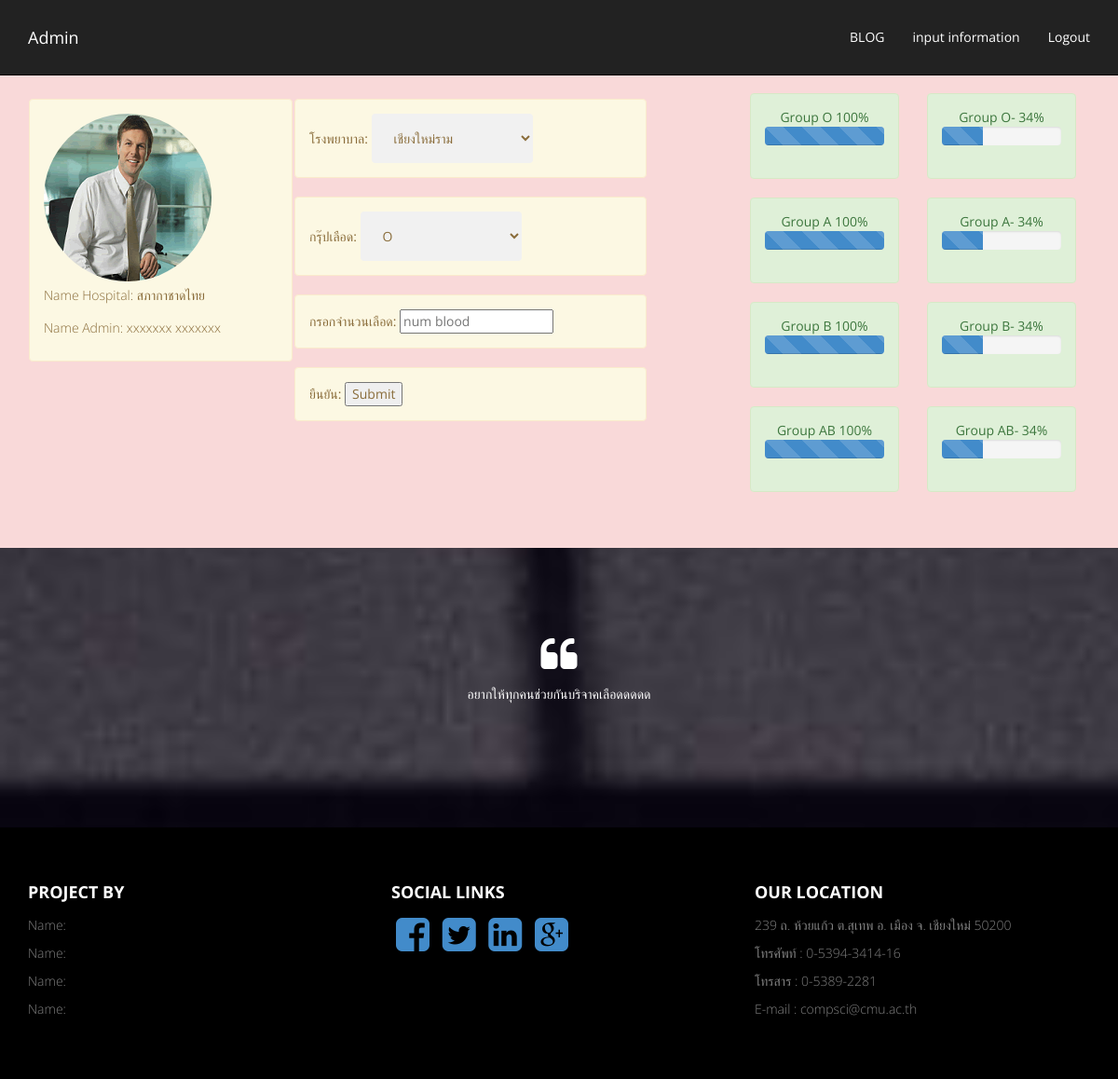
The app's page /HostAdmin.php (signed in) with its own data.
### tables this page shows
CREATE TABLE `user` (
  `username` varchar(15) NOT NULL,
  `password` varchar(10) NOT NULL,
  `h_name` varchar(20) DEFAULT NULL
);

CREATE TABLE `hospital` (
  `h_name` varchar(20) NOT NULL,
  `A_vol` float DEFAULT NULL,
  `B_vol` float DEFAULT NULL,
  `O_vol` float DEFAULT NULL,
  `AB_vol` float DEFAULT NULL,
  `A_neg_vol` float DEFAULT NULL,
  `B_neg_vol` float DEFAULT NULL,
  `O_neg_vol` float DEFAULT NULL,
  `AB_neg_vol` float DEFAULT NULL
);

### HostAdmin.php (the view, shortened to what this page needs)
<!DOCTYPE html>
<html xmlns="http://www.w3.org/1999/xhtml">
<head>
        <link href="assets/css/bootstrap.css" rel="stylesheet" />
        <link href="assets/css/font-awesome.min.css" rel="stylesheet" />
        <link href="assets/css/style.css" rel="stylesheet" />
      </head>
      <body >
        <?php
        $user = $_SESSION['U'];
        include 'connect.php';
        $sql = "select h_name from user where username = '$user' ";
        $result = $conn->query($sql);
        $row = $result->fetch_assoc();
        $hos = $row['h_name'];
        ?>
        <div class="navbar navbar-inverse navbar-fixed-top" >
          <div class="container">
            <div class="navbar-header">
              <a class="navbar-brand" href="HostAdmin.php">Admin</a>
            </div>
            <div class="navbar-collapse collapse">
              <ul class="nav navbar-nav navbar-right">
                <li><a href="blog.html">BLOG</a></li>
                <li><a href="InputInformation.php">input information</a></li>
                <li><a href="logout.php">Logout</a></li>
              </ul>
            </div>
          </div>
        </div>
        <section id="intro">
          <div class="container ">
            <div class="col text-center navbar col-md-3 col-sm-3 " >
             <div class="row text-left pad-row">
              <div class="alert alert-warning">
                <img class="img-circle" src="assets/img/team1.png" alt="" /><p>
                Name Hospital: <?php echo $hos; ?> <p>
                Name Admin: xxxxxxx  xxxxxxx<p>
              </div>
            </div>
          </div>
          <?php
            $sql = "select h_name,username from user where username <> '$user'";
            $result = $conn->query($sql);
          ?>
          <div class="col text-center navbar col-md-4 col-sm-4 " >
        <from method="post" action="sendblood.php" >
           <div class="row text-left pad-row">
            <div class="alert alert-warning">
              โรงพยาบาล:
                <select id="hospital" name="hospital">
                <?php
                    while ($row=$result->fetch_assoc()) {
                      $name = $row['h_name'];
                      echo '<option value=" '.$row['username'].' ">';
                      echo $name."</option>";
                    }
                ?>
                </select>
            </div>
            <div class="alert alert-warning">
              กรุ๊ปเลือด:
                <select id="hospital" name="blood">
                  <option  value="1">O</option>
                </select>
            </div>
            <div class="alert alert-warning">
              กรอกจำนวนเลือด:  <input type="text" id="num_blood" name="num_blood" placeholder="num blood">
            </div>
            <div class="alert alert-warning">
              ยืนยัน:  <input type="submit" value="Submit" >
            </div>
          </div>
        </div>
        <?php
          $sql2= "select * from hospital inner join user on hospital.h_name=user.h_name where username = '$user'";
          $result2 = $conn->query($sql2);
         $row = $result2->fetch_assoc();
          $a = $row['A_vol'];
          $b = $row['B_vol'];
          $o = $row['O_vol'];
          $ab = $row['AB_vol'];
          $an = $row['A_neg_vol'];
          $bn = $row['B_neg_vol'];
          $on = $row['O_neg_vol'];
          $abn = $row['AB_neg_vol'];
          $div =  max($a,$b,$o,$ab,$an,$bn,$on,$abn);
        ?>
        <div class="col text-center navbar-right col-md-2 col-sm-2 " >
         <p>
          <div class="col-md-12">
            <div class="row text-center pad-row">
              <div class="alert alert-success">
 <?php
                echo '<div class="skill-name">Group O- '.ceil($on/$div * 100)."%</div>";
?>
                <div class="progress progress-striped active progress-adjust">
                  <div class="progress-bar progress-bar-primary" role="progressbar" aria-valuenow="100"    aria-valuemin="0" aria-valuemax="100" style="width: <?php echo ceil($on/$div * 100); ?>%">
                 </div>
               </div>
             </div>
             <div class="alert alert-success">
<?php             echo '<div class="skill-name">Group A- '.ceil($an/$div * 100).'%</div>' ;  ?>
              <div class="progress progress-striped active progress-adjust">
                <div class="progress-bar progress-bar-primary" role="progressbar" aria-valuenow="100"    aria-valuemin="0" aria-valuemax="100" style="width: <?php echo ceil($an/$div * 100); ?>%">
                </div>
              </div>
            </div>
            <div class="alert alert-success">
<?php            echo  '<div class="skill-name">Group B- '.ceil($bn/$div * 100).'%</div>'; ?>
              <div class="progress progress-striped active progress-adjust">
                <div class="progress-bar progress-bar-primary" role="progressbar" aria-valuenow="100"    aria-valuemin="0"            aria-valuemax="100" style="width: <?php echo ceil($bn/$div * 100); ?>%">
                </div>
              </div>
            </div>
            <div class="alert alert-success">
<?php          echo   '<div class="skill-name">Group AB- '.ceil($abn/$div * 100).'%</div>' ; ?>
             <div class="progress progress-striped active progress-adjust">
              <div class="progress-bar progress-bar-primary" role="progressbar" aria-valuenow="100"    aria-valuemin="0"               aria-valuemax="100" style="width: <?php echo ceil($abn/$div * 100); ?>%">
              </div>
            </div>
          </div>
        </div>
      </div>
    </div>
    <div class="col text-center navbar-right col-md-2 col-sm-2" >
      <p>
       <div class="col-md-16">
         <div class="col text-center pad-row">
           <div class="alert alert-success">
<?php            echo '<div class="skill-name">Group O '.ceil($o/$div * 100).'%</div>'   ?>
             <div class="progress progress-striped active progress-adjust">
              <div class="progress-bar progress-bar-primary" role="progressbar" aria-valuenow="100" aria-valuemin="0" aria-valuemax="100" style="width: <?php echo ceil($o/$div * 100); ?>%">
              </div>
            </div>
          </div>
          <div class="alert alert-success">
<?php         echo  '<div class="skill-name">Group A '.ceil($a/$div * 100).'%</div>'; ?>
           <div class="progress progress-striped active progress-adjust">
            <div class="progress-bar progress-bar-primary" role="progressbar" aria-valuenow="100" aria-valuemin="0" aria-valuemax="100" style="width: <?php echo ceil($a/$div * 100); ?>%">
            </div>
          </div>
        </div>
        <div class="alert alert-success">
         <div class="skill-name">Group B <?php echo ceil($b/$div * 100); ?>%</div>
         <div class="progress progress-striped active progress-adjust">
          <div class="progress-bar progress-bar-primary" role="progressbar" aria-valuenow="100" aria-valuemin="0" aria-valuemax="100" style="width: <?php echo ceil($b/$div * 100); ?>%">
          </div>
        </div>
      </div>
      <div class="alert alert-success">
       <div class="skill-name">Group AB <?php echo ceil($ab/$div * 100); ?>%</div>
       <div class="progress progress-striped active progress-adjust">
        <div class="progress-bar progress-bar-primary" role="progressbar" aria-valuenow="100" aria-valuemin="0" aria-valuemax="100" style="width: <?php echo ceil($ab/$div * 100); ?>%">
        </div>
      </div>
    </div>
  </div>
</div>
</div>
</div>
</section>
<section  class="note-sec" >
 <div class="container">
   <div class="row text-center pad-row" >
    <div class="col-md-8 col-md-offset-2 col-sm-8 col-sm-offset-2 ">
      <i class="fa fa-quote-left fa-3x"></i>
      <p>
        อยากให้ทุกคนช่วยกันบริจาคเลือดดดดด
      </p>
    </div>
  </div>
</div>
</section>
<section id="footer-sec" >
  <div class="container">
   <div class="row  pad-bottom" >
    <div class="col-md-4">
      <h4> <strong>Project by</strong> </h4>
      <p>
        Name: <br>
        Name: <br>
        Name: <br>
        Name: <br>
      </p>
    </div>
    <div class="col-md-4">
      <h4> <strong>SOCIAL LINKS</strong> </h4>
      <p>
       <a href="#"><i class="fa fa-facebook-square fa-3x"  ></i></a>
       <a href="#"><i class="fa fa-twitter-square fa-3x"  ></i></a>
       <a href="#"><i class="fa fa-linkedin-square fa-3x"  ></i></a>
       <a href="#"><i class="fa fa-google-plus-square fa-3x"  ></i></a>
     </p>
   </div>
   <div class="col-md-4">
     <h4> <strong>OUR LOCATION</strong> </h4>
     <p>
       239 ถ. ห้วยแก้ว ต.สุเทพ อ. เมือง จ. เชียงใหม่ 50200 <br/>
       โทรศัพท์ : 0-5394-3414-16  <br/>
       โทรสาร : 0-5389-2281 <br/>
       E-mail : compsci@cmu.ac.th
     </p>
   </div>
 </div>
</div>
</section>
</body>
</html>

### assets/css/style.css (style rules this page uses)
.text-center { text-align:center; }
i.fa { padding:5px; }
section { padding-top:50px; }
p { font-weight:300; line-height:30px; }
.pad-row { padding-top:40px; padding-bottom:40px; }
.pad-bottom { padding-bottom:50px; }
.navbar-inverse .navbar-nav > li > a { color: #FFF; }
.navbar-inverse .navbar-brand { color: #FFF; }
.navbar { padding:15px; -webkit-transition: background .8s ease-out,padding .8s ease-out; -moz-transition: background .8s ease-out,padding .8s ease-out; transition: background .8s ease-out,padding .8s ease-out; }
.note-sec { padding-bottom:50px; background: url(../img/4.jpg) no-repeat 50% 50%; background-attachment: fixed; -webkit-background-size: cover; -moz-background-size: cover; -o-background-size: cover; background-size: cover; width: 100%; display: block; height: auto; min-height:300px; color:#fff; }
#footer-sec { background-color:#000; color:#808080; }
#footer-sec h4 { text-transform:uppercase; color:#fff; }
select { width: 50%; padding: 16px 20px; border: none; border-radius: 4px; background-color: #f1f1f1; }

### records on screen
user: h_name "สภากาชาดไทย", ceil($on/$div*100) "34", ceil($an/$div*100) "34", ceil($bn/$div*100) "34", ceil($abn/$div*100) "34", ceil($o/$div*100) "100", ceil($a/$div*100) "100", ceil($b/$div*100) "100", ceil($ab/$div*100) "100"

### other values on screen
form field hospital "เชียงใหม่ราม"
